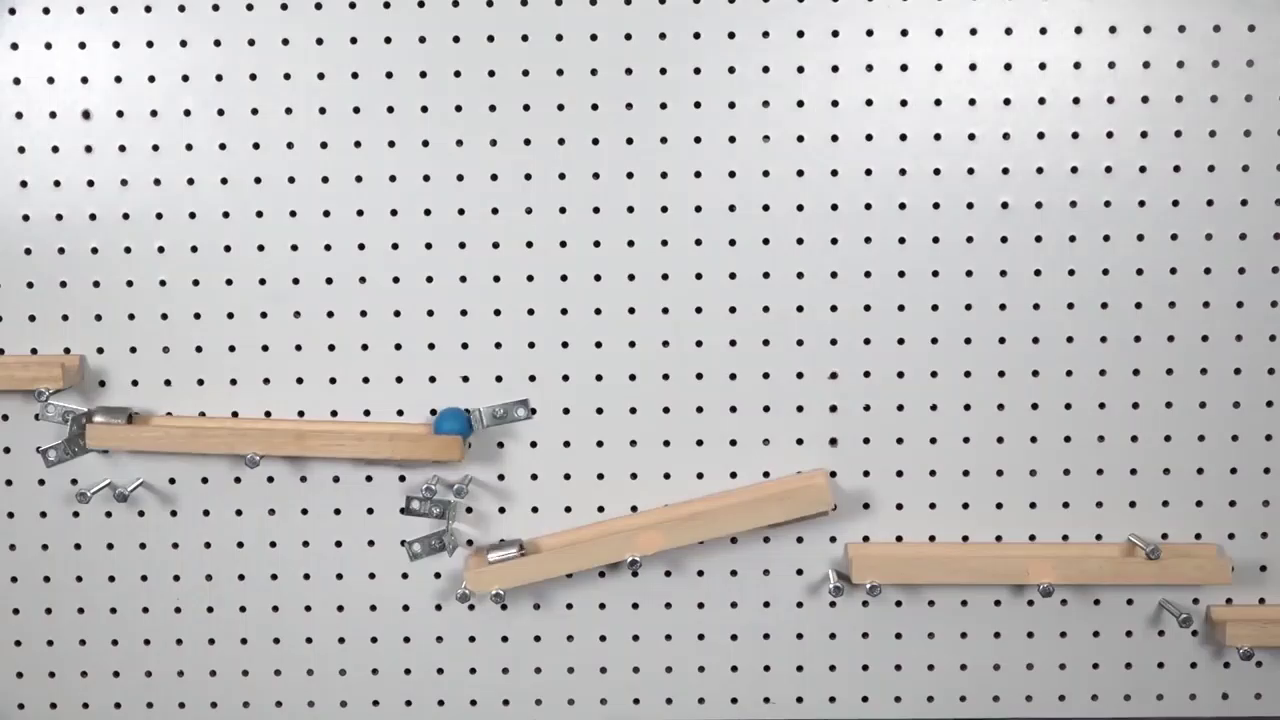
#> input picture frame 30 of workshop2/VIDEOS/blue_ball.mp4, 1280 x 720 px
$ python tracking_video_ball.py
#> lines starting #> are read from the running program, lines starting #| are printed output that depends on the picture; after the words box and inside, x2 and y2 are one past the last pixel; in counts of white or black regions, pixels touching at a corner belong together
import cv2
import numpy as np
# Using VideoCapture to read the video
x = cv2.VideoCapture('./VIDEOS/blue_ball.mp4')

while True:
    # We got these values from the tracking_ball_masking.py file
    low = np.array([94, 98, 95],dtype = 'uint8')
    high = np.array([117, 255, 255],dtype = 'uint8')
    # Reading the video frame by frame
    ret, frame = x.read()
#> frame is the input picture: shape (720, 1280, 3); mean B, G, R 193.9, 194.1, 195.7
    # Converting every frame from BGR to HSV format
    hsv = cv2.cvtColor(frame,cv2.COLOR_BGR2HSV)
#> hsv: shape (720, 1280, 3); mean H, S, V 72.8, 7.3, 197.1

    # Creating mask for every frame and displaying it to a window
    mask = cv2.inRange(hsv,low,high)
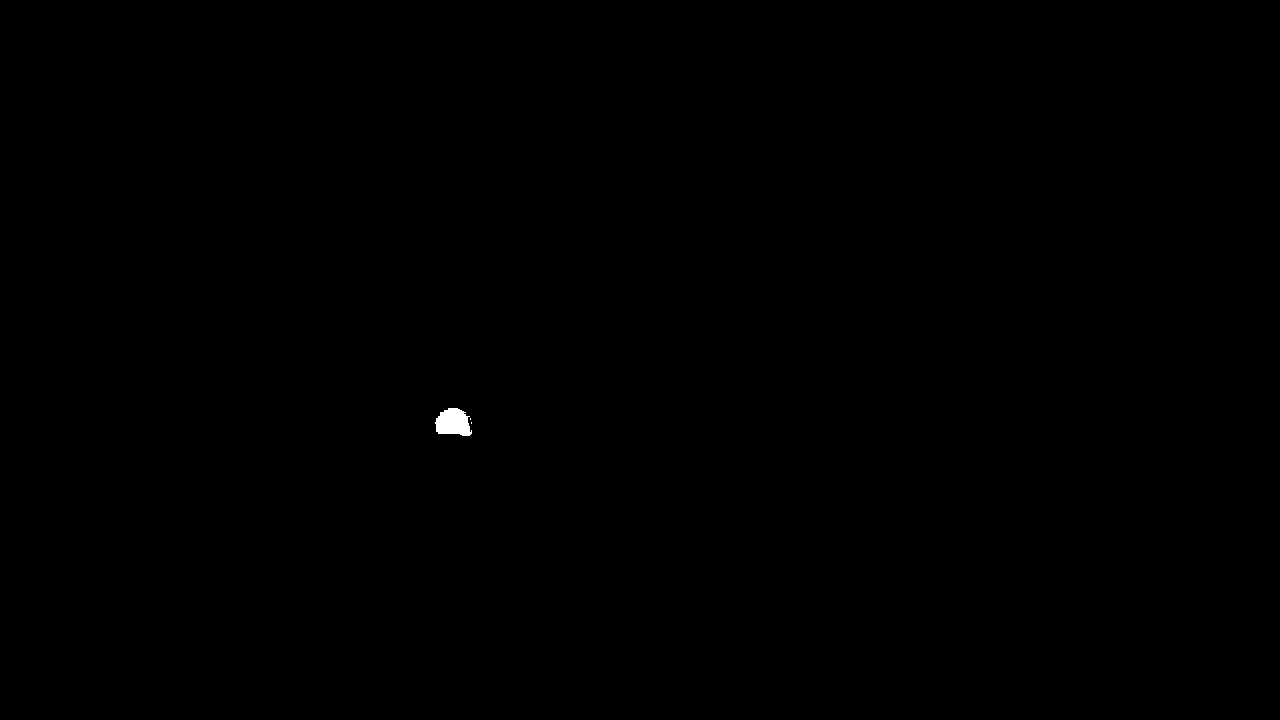
#> mask: shape (720, 1280); 0.08% white; 3 white regions (2 under 20 px), largest, box (x1, y1, x2, y2) and area: (435, 408, 472, 436) 778
    new_mask = cv2.bitwise_and(frame, frame, mask = mask)
    cv2.imshow('og' , frame)
    cv2.imshow('win' , mask)
    cv2.imshow('win2', new_mask)
    # Quitting key
    if cv2.waitKey(35)== ord('q'):
#> (key q is pressed here)
        break

x.release()
cv2.destroyAllWindows()
